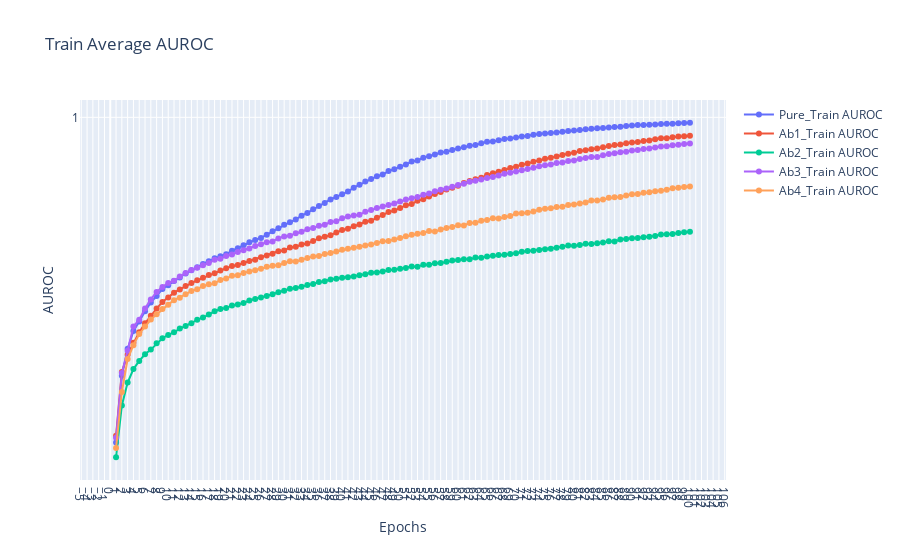

The cell this chart's notebook holds for it:
### Code cell
fig = go.Figure()
for exps in train_auroc_data.keys():
    # plt.plot(epochs, loss_data[exps][0], label=exps + 'Train Loss', marker='o')
    # plt.plot(epochs, loss_data[exps][1], label=exps + 'Validation Loss', marker='o')
    # fig.add_trace(go.Scatter(x=epochs, y=auroc_data[exps][0], mode='lines+markers', name=exps + '_Train Loss'))
    fig.add_trace(go.Scatter(x=epochs, y=train_auroc_data[exps], mode='lines+markers', name=exps + '_Train AUROC'))
# fig.add_trace(go.Scatter(x=epochs, y=train_loss, mode='lines+markers', name='Train Loss'))
# fig.add_trace(go.Scatter(x=epochs, y=val_loss, mode='lines+markers', name='Validation Loss'))

fig.update_layout(
    title='Train Average AUROC',
    xaxis_title='Epochs',
    yaxis_title='AUROC',
    xaxis=dict(tickmode='linear'),
    yaxis=dict(tickmode='linear'),
    # legend=dict(x=0, y=1),
    # grid=dict(),
)

fig.show()
